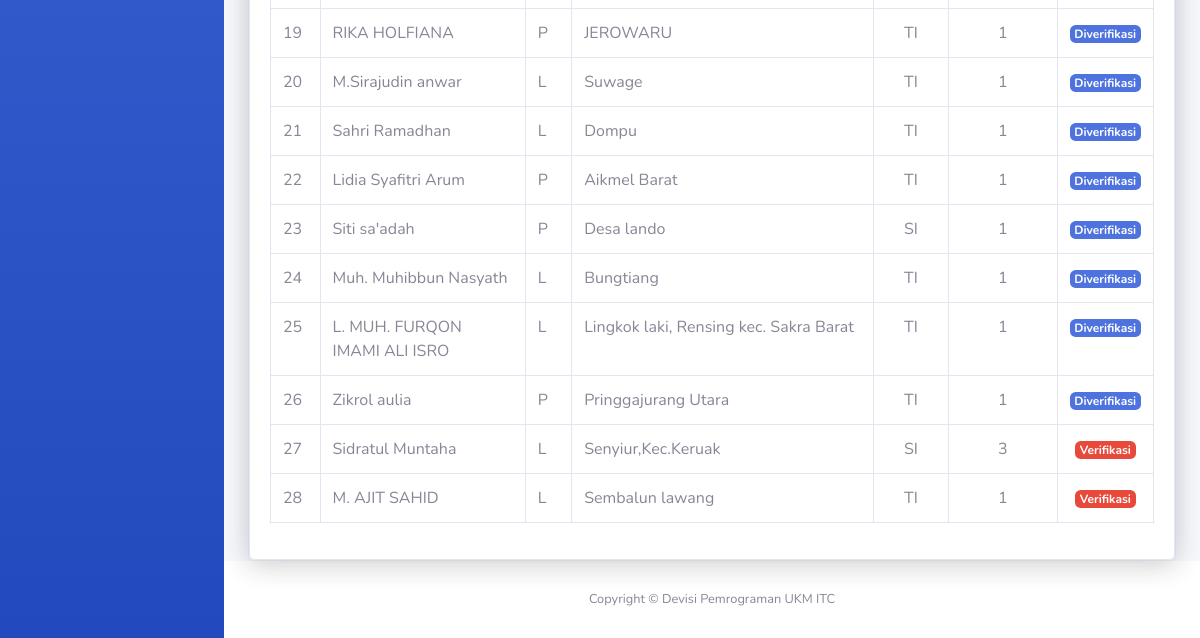
Before: /dashboard/guest/ (lower part) with the older database file.
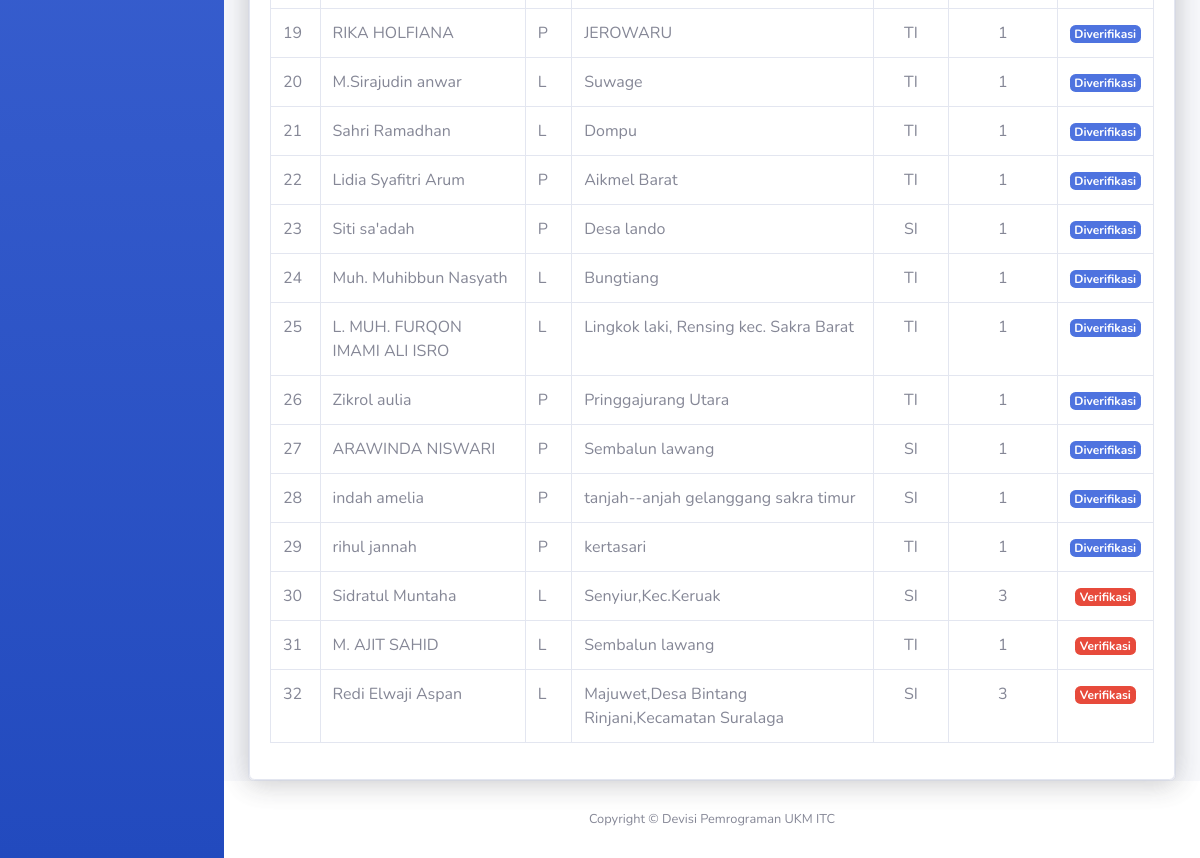
After: the same page with the newer database file.
### ITC_APP/models.py (models this page shows, shortened)
class Anggota(models.Model):
    nama     = models.CharField(max_length=255)
    jk       = models.CharField(max_length=255)
    alamat   = models.TextField()
    nim      = models.CharField(max_length=10,default='1')
    prodi    = models.CharField(max_length=255)
    semester = models.CharField(max_length=255)
    nomor    = models.CharField(max_length=15)
    email    = models.CharField(max_length=255)
    qr       = models.ImageField(upload_to='qrcodes/', blank=True, null=True)
    diverifikasi = models.BooleanField(default=False)
    tanggal_diverifikasi = models.DateField(null=True, blank=True)

### UKM_ITC/views.py (the view)
# urls.py: path('dashboard/guest/',views.dash, name='dash'),
@csrf_exempt
def dash(request):
    anggota = Anggota.objects.all().order_by('-diverifikasi')
    context={
        'anggota':anggota
    }
    return render(request,'dash.html',context)

### TEMPLATES/dash.html (shortened to what this page needs)
{%load static%}
<!DOCTYPE html>
<html lang="en">
<head>
    {%include 'snippets/style.html'%}
</head>
<body id="page-top">
    <div id="wrapper">
        <ul class="navbar-nav bg-gradient-primary sidebar sidebar-dark accordion" id="accordionSidebar">
        </ul>
        <div id="content-wrapper" class="d-flex flex-column">
            <div id="content">
                <div class="container-fluid">
                    <div class="row">
                        <div class="col-xl-12 col-lg-9">
                            <div class="card shadow mb-UKM 4">
                                <div class="card shadow">
                                    <div class="card-body ">
                                        <div class="table-responsive">
                                            <table class="table table-bordered" id="dataTable" width="100%" cellspacing="0">
                                                <tbody>
                                                    {%for data in anggota%}
                                                    <tr>
                                                        <td>{{forloop.counter}}</td>
                                                        <td>
                                                            {{data.nama}}
                                                        </td>
                                                        <td>{{data.jk}}</td>
                                                        <td>{{data.alamat}}</td>
                                                        <td class="text-center">{{data.prodi}}</td>
                                                        <td class="text-center">{{data.semester}}</td>
                                                        <td class="text-center">
                                                            {% if data.diverifikasi %}
                                                            <span class="badge bg-primary text-white">Diverifikasi</span>
                                                            {% else %}
                                                            <span class="badge bg-danger text-white">Verifikasi</span>
                                                            {% endif %}
                                                        </td>
                                                    </tr>
                                                    {%endfor%}
                                                </tbody>
                                            </table>
                                        </div>
                                    </div>
                                </div>
                            </div>
                        </div>
                    </div>
                </div>
            </div>
           {%include 'snippets/footer.html'%}
        </div>
    </div>
</body>
</html>

Changed rows visible on the page:
added Anggota: nama "ARAWINDA NISWARI", jk "P", alamat "Sembalun lawang", prodi "SI", semester "1", diverifikasi "Diverifikasi"
added Anggota: nama "indah amelia", jk "P", alamat "tanjah--anjah gelanggang sakra timur", prodi "SI", semester "1", diverifikasi "Diverifikasi"
added Anggota: nama "rihul jannah", jk "P", alamat "kertasari", prodi "TI", semester "1", diverifikasi "Diverifikasi"
added Anggota: nama "Redi Elwaji Aspan", jk "L", alamat "Majuwet,Desa Bintang Rinjani,Kecamatan Suralaga", prodi "SI", semester "3", diverifikasi "Verifikasi"
